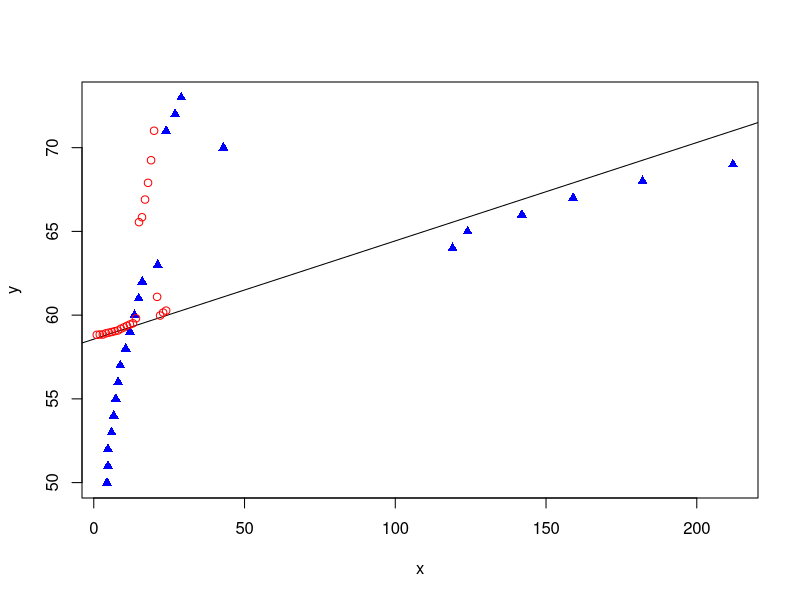

Write R code to recreate this figure.
## ---- chunk 1
knitr::opts_chunk$set(echo = TRUE)
## ---- chunk 2
  library(MASS)
  data(phones)
  linear.regression <- function(x,y) {
    reg <- lm(y~x)
    coeficients <- summary(reg)$coef[,1]
    print('Coefficients')
    print(coeficients)
    fit1 <- fitted(reg)
    print('fitted values')
    print(head(fit1))
    print('residuals')
    residuals <- residuals(reg)
    print(residuals)
    print('RSS')
    RSS <- deviance(reg)
    print(RSS)
    print("Here are the plots")
    plot(x,y, pch = 17, col = 'blue')
    abline(reg)
    points(fit1, col = 'red')
  }
  x <- linear.regression(phones$calls, phones$year)
